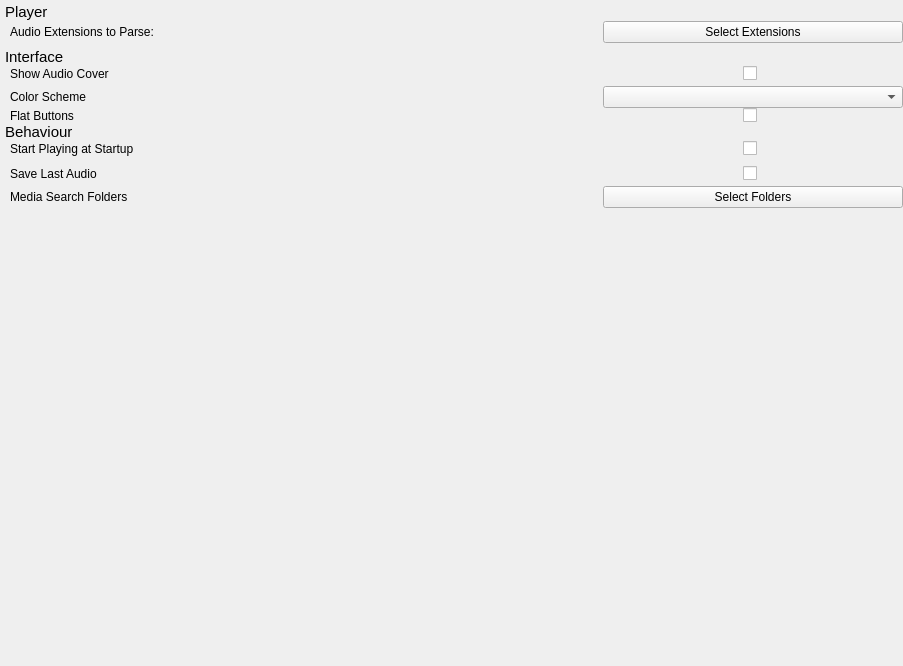
<?xml version="1.0" encoding="UTF-8"?>
<ui version="4.0">
 <class>SettingsTabWidget</class>
 <widget class="QWidget" name="SettingsTabWidget">
  <property name="geometry">
   <rect>
    <x>0</x>
    <y>0</y>
    <width>903</width>
    <height>666</height>
   </rect>
  </property>
  <property name="windowTitle">
   <string>Form</string>
  </property>
  <layout class="QGridLayout" name="gridLayout">
   <property name="leftMargin">
    <number>0</number>
   </property>
   <property name="topMargin">
    <number>0</number>
   </property>
   <property name="rightMargin">
    <number>0</number>
   </property>
   <property name="bottomMargin">
    <number>0</number>
   </property>
   <property name="spacing">
    <number>0</number>
   </property>
   <item row="0" column="0">
    <layout class="QVBoxLayout" name="verticalLayout">
     <property name="bottomMargin">
      <number>10</number>
     </property>
     <item>
      <widget class="QFrame" name="settingHLine_1">
       <property name="sizePolicy">
        <sizepolicy hsizetype="Fixed" vsizetype="Fixed">
         <horstretch>0</horstretch>
         <verstretch>0</verstretch>
        </sizepolicy>
       </property>
       <property name="frameShape">
        <enum>QFrame::HLine</enum>
       </property>
       <property name="frameShadow">
        <enum>QFrame::Raised</enum>
       </property>
      </widget>
     </item>
     <item>
      <layout class="QHBoxLayout" name="horizontalLayout_7">
       <property name="leftMargin">
        <number>5</number>
       </property>
       <item>
        <widget class="QLabel" name="label_6">
         <property name="font">
          <font>
           <pointsize>11</pointsize>
          </font>
         </property>
         <property name="text">
          <string>Player</string>
         </property>
        </widget>
       </item>
      </layout>
     </item>
     <item>
      <layout class="QHBoxLayout" name="settingsExtensions">
       <property name="leftMargin">
        <number>10</number>
       </property>
       <property name="topMargin">
        <number>0</number>
       </property>
       <property name="bottomMargin">
        <number>5</number>
       </property>
       <item>
        <widget class="QLabel" name="settingsExtensionsLabel">
         <property name="text">
          <string>Audio Extensions to Parse:</string>
         </property>
        </widget>
       </item>
       <item>
        <widget class="QPushButton" name="settingsExtensionsButton">
         <property name="maximumSize">
          <size>
           <width>300</width>
           <height>16777215</height>
          </size>
         </property>
         <property name="text">
          <string>Select Extensions</string>
         </property>
        </widget>
       </item>
      </layout>
     </item>
     <item>
      <layout class="QHBoxLayout" name="horizontalLayout_4">
       <property name="leftMargin">
        <number>5</number>
       </property>
       <item>
        <widget class="QLabel" name="label_3">
         <property name="sizePolicy">
          <sizepolicy hsizetype="Preferred" vsizetype="Preferred">
           <horstretch>0</horstretch>
           <verstretch>0</verstretch>
          </sizepolicy>
         </property>
         <property name="font">
          <font>
           <pointsize>11</pointsize>
          </font>
         </property>
         <property name="lineWidth">
          <number>1</number>
         </property>
         <property name="text">
          <string>Interface</string>
         </property>
        </widget>
       </item>
      </layout>
     </item>
     <item>
      <layout class="QHBoxLayout" name="horizontalLayout" stretch="0,0">
       <property name="leftMargin">
        <number>10</number>
       </property>
       <property name="topMargin">
        <number>0</number>
       </property>
       <property name="rightMargin">
        <number>0</number>
       </property>
       <property name="bottomMargin">
        <number>5</number>
       </property>
       <item>
        <widget class="QLabel" name="settingsAudioCoverLabel">
         <property name="sizePolicy">
          <sizepolicy hsizetype="Preferred" vsizetype="Preferred">
           <horstretch>0</horstretch>
           <verstretch>0</verstretch>
          </sizepolicy>
         </property>
         <property name="text">
          <string>Show Audio Cover</string>
         </property>
        </widget>
       </item>
       <item>
        <widget class="QCheckBox" name="settingsAudioCoverCheckBox">
         <property name="maximumSize">
          <size>
           <width>160</width>
           <height>16777215</height>
          </size>
         </property>
         <property name="text">
          <string/>
         </property>
        </widget>
       </item>
      </layout>
     </item>
     <item>
      <layout class="QHBoxLayout" name="settingsColorThemeLayout">
       <property name="leftMargin">
        <number>10</number>
       </property>
       <item>
        <widget class="QLabel" name="settingsColorThemeLabel">
         <property name="text">
          <string>Color Scheme</string>
         </property>
        </widget>
       </item>
       <item>
        <widget class="QComboBox" name="settingsColorThemeComboBox">
         <property name="maximumSize">
          <size>
           <width>300</width>
           <height>16777215</height>
          </size>
         </property>
        </widget>
       </item>
      </layout>
     </item>
     <item>
      <layout class="QHBoxLayout" name="horizontalLayout_10">
       <property name="leftMargin">
        <number>10</number>
       </property>
       <item>
        <widget class="QLabel" name="settingsFlatButtonsLabel">
         <property name="text">
          <string>Flat Buttons</string>
         </property>
        </widget>
       </item>
       <item>
        <widget class="QCheckBox" name="settingsFlatButtonsCheckBox">
         <property name="maximumSize">
          <size>
           <width>160</width>
           <height>16777215</height>
          </size>
         </property>
         <property name="text">
          <string/>
         </property>
        </widget>
       </item>
      </layout>
     </item>
     <item>
      <layout class="QHBoxLayout" name="horizontalLayout_5">
       <property name="leftMargin">
        <number>5</number>
       </property>
       <item>
        <widget class="QLabel" name="label_4">
         <property name="font">
          <font>
           <pointsize>11</pointsize>
          </font>
         </property>
         <property name="text">
          <string>Behaviour</string>
         </property>
        </widget>
       </item>
      </layout>
     </item>
     <item>
      <layout class="QHBoxLayout" name="horizontalLayout_8">
       <property name="leftMargin">
        <number>10</number>
       </property>
       <property name="bottomMargin">
        <number>5</number>
       </property>
       <item>
        <widget class="QLabel" name="settingsPlayAtStartupLabel">
         <property name="text">
          <string>Start Playing at Startup</string>
         </property>
        </widget>
       </item>
       <item>
        <widget class="QCheckBox" name="settingsPlayAtStartupCheckBox">
         <property name="maximumSize">
          <size>
           <width>160</width>
           <height>16777215</height>
          </size>
         </property>
         <property name="text">
          <string/>
         </property>
        </widget>
       </item>
      </layout>
     </item>
     <item>
      <layout class="QHBoxLayout" name="horizontalLayout_3">
       <property name="leftMargin">
        <number>10</number>
       </property>
       <property name="topMargin">
        <number>5</number>
       </property>
       <property name="bottomMargin">
        <number>5</number>
       </property>
       <item>
        <widget class="QLabel" name="settingsSaveLastAudioLabel">
         <property name="text">
          <string>Save Last Audio</string>
         </property>
        </widget>
       </item>
       <item>
        <widget class="QCheckBox" name="settingsSaveLastAudioCheckBox">
         <property name="enabled">
          <bool>true</bool>
         </property>
         <property name="maximumSize">
          <size>
           <width>160</width>
           <height>16777215</height>
          </size>
         </property>
         <property name="text">
          <string/>
         </property>
        </widget>
       </item>
      </layout>
     </item>
     <item>
      <layout class="QHBoxLayout" name="settingsMediaFoldersLayout">
       <property name="leftMargin">
        <number>10</number>
       </property>
       <item>
        <widget class="QLabel" name="settingsMediaFoldersLabel">
         <property name="text">
          <string>Media Search Folders</string>
         </property>
        </widget>
       </item>
       <item>
        <widget class="QPushButton" name="settingsMediaFoldersButton">
         <property name="sizePolicy">
          <sizepolicy hsizetype="Preferred" vsizetype="Fixed">
           <horstretch>0</horstretch>
           <verstretch>0</verstretch>
          </sizepolicy>
         </property>
         <property name="minimumSize">
          <size>
           <width>0</width>
           <height>0</height>
          </size>
         </property>
         <property name="maximumSize">
          <size>
           <width>300</width>
           <height>16777215</height>
          </size>
         </property>
         <property name="text">
          <string>Select Folders</string>
         </property>
        </widget>
       </item>
      </layout>
     </item>
     <item>
      <widget class="DirectoryListView" name="settingsDirectoryListView" native="true"/>
     </item>
     <item>
      <spacer name="verticalSpacer_2">
       <property name="orientation">
        <enum>Qt::Vertical</enum>
       </property>
       <property name="sizeHint" stdset="0">
        <size>
         <width>20</width>
         <height>40</height>
        </size>
       </property>
      </spacer>
     </item>
    </layout>
   </item>
  </layout>
 </widget>
 <customwidgets>
  <customwidget>
   <class>DirectoryListView</class>
   <extends>QWidget</extends>
   <header location="global">directorylistview.h</header>
   <container>1</container>
  </customwidget>
 </customwidgets>
 <resources/>
 <connections/>
</ui>
